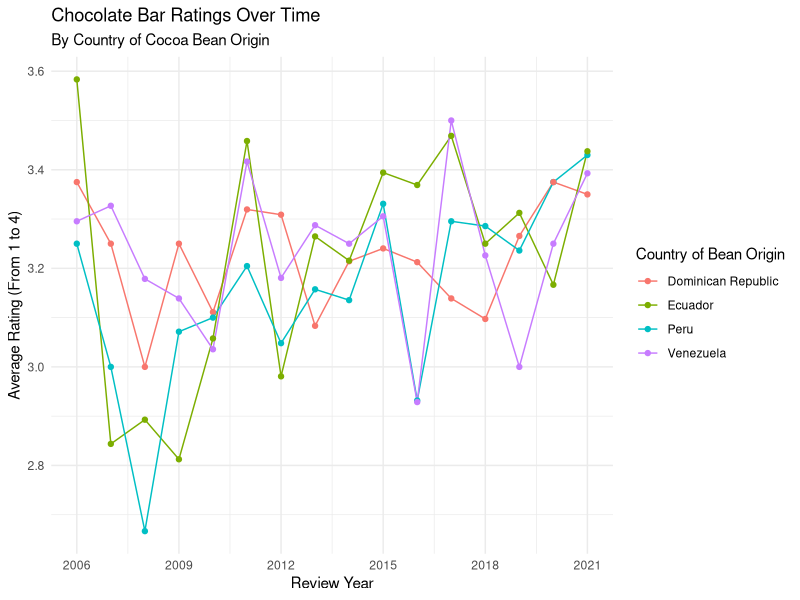
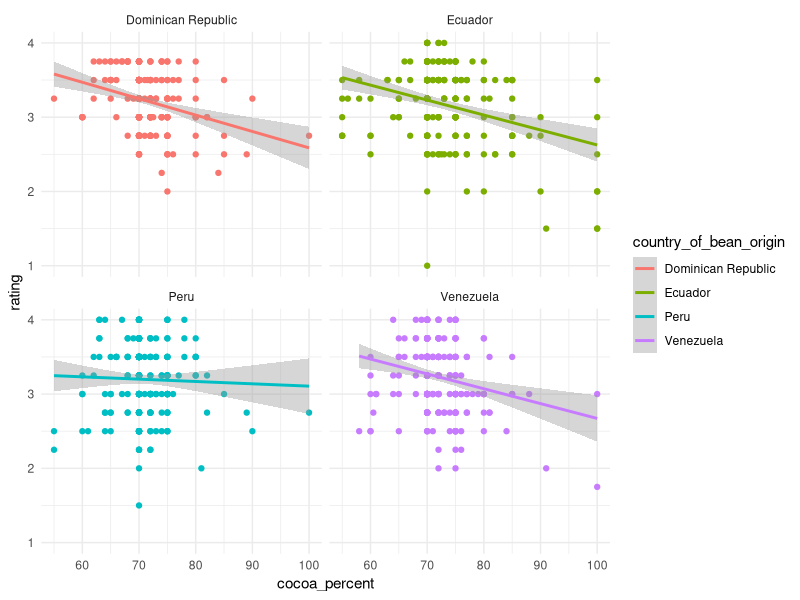
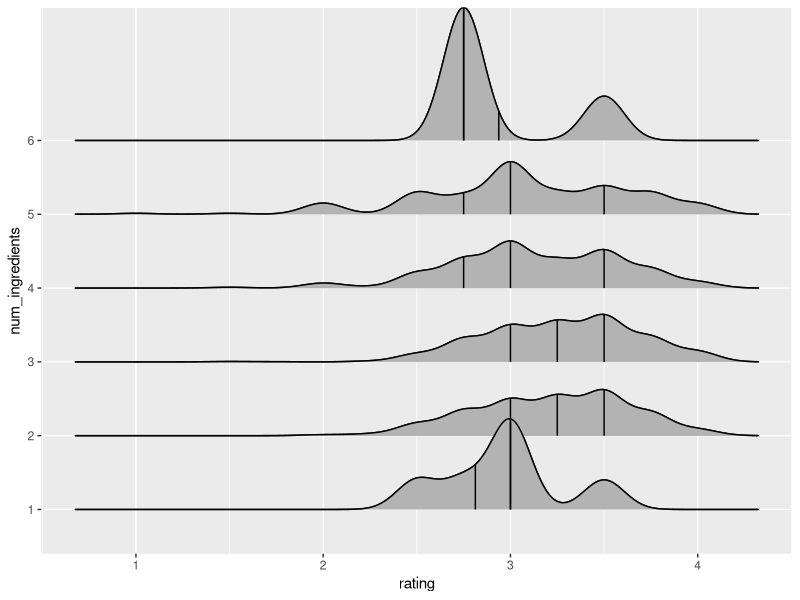
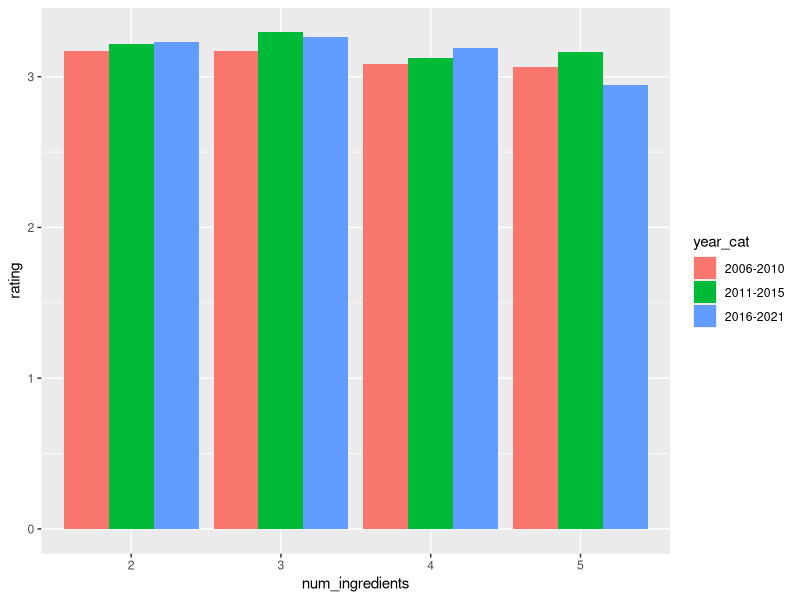

R code for these plots, in order:
## ---- chunk 1
#| label: packages-and-data
#| message: false

library(tidyverse)
library(ggridges)

chocolate <- readr::read_csv("data/chocolate.csv")
## ---- chunk 2
q1_viz1 <- chocolate |>
  filter(country_of_bean_origin %in%
           c("Ecuador", "Dominican Republic", "Peru", "Venezuela")) |>
  group_by(country_of_bean_origin, review_date) |>
  mutate(avg_rating = mean(rating)) |>
  select(country_of_bean_origin, review_date, avg_rating) |>
  ungroup() |>
  distinct()
## ---- chunk 3
ggplot(q1_viz1, aes(x = review_date,
                    y = avg_rating,
                    color = country_of_bean_origin)) +
  geom_line() +
  geom_point() +
  scale_x_continuous(breaks = seq(2006, 2021, 3)) +
  labs(title = "Chocolate Bar Ratings Over Time",
       subtitle = "By Country of Cocoa Bean Origin",
       x = "Review Year",
       y = "Average Rating (From 1 to 4)",
       color = "Country of Bean Origin") +
  theme_minimal()
## ---- chunk 4
q1_viz2 <- chocolate |>
  filter(country_of_bean_origin %in%
           c("Ecuador", "Dominican Republic", "Peru", "Venezuela")) |>
  mutate(cocoa_percent = as.numeric(gsub("%", "", cocoa_percent)))
## ---- chunk 5
ggplot(q1_viz2, aes(x = cocoa_percent,
                    y = rating,
                    color = country_of_bean_origin)) +
  facet_wrap(~country_of_bean_origin) +
  geom_point(show.legend = FALSE) +
  geom_smooth(method = "lm") +
  theme_minimal()
## ---- chunk 6
q2_viz1 <- chocolate |>
  mutate(num_ingredients = as.factor(substr(ingredients, 1, 1)),
         sweeteners = if_else(grepl("S\\*", chocolate$ingredients), 1, 0)) |>
  drop_na(ingredients)
## ---- chunk 7
ggplot(q2_viz1, aes(x = rating, y = num_ingredients)) +
  geom_density_ridges() +
  stat_density_ridges(
    geom = "density_ridges_gradient", calc_ecdf = TRUE,
    quantiles = 4, quantile_lines = TRUE
  )
## ---- chunk 8
#| label: ingredient-number-viz

chocolate |>
  drop_na(ingredients) |>
  mutate(num_ingredients = as.factor(substr(ingredients, 1, 1))) |>
  mutate(year_cat = case_when(review_date <= 2010 ~ '2006-2010',
                              review_date <= 2015 ~ '2011-2015',
                              review_date <= 2021 ~ '2016-2021')) |>
  filter(num_ingredients %in% c(2,3,4,5)) |>
  ggplot(aes(x = num_ingredients, y = rating, group = year_cat, fill = year_cat)) +
  geom_bar(position = "dodge", stat = "summary", fun.y = "mean")
